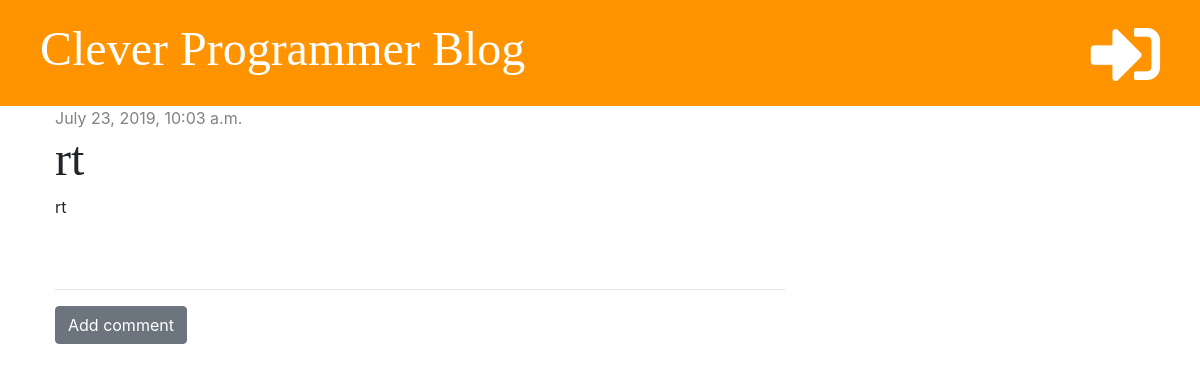
Page /post/33/ on the earlier database version.
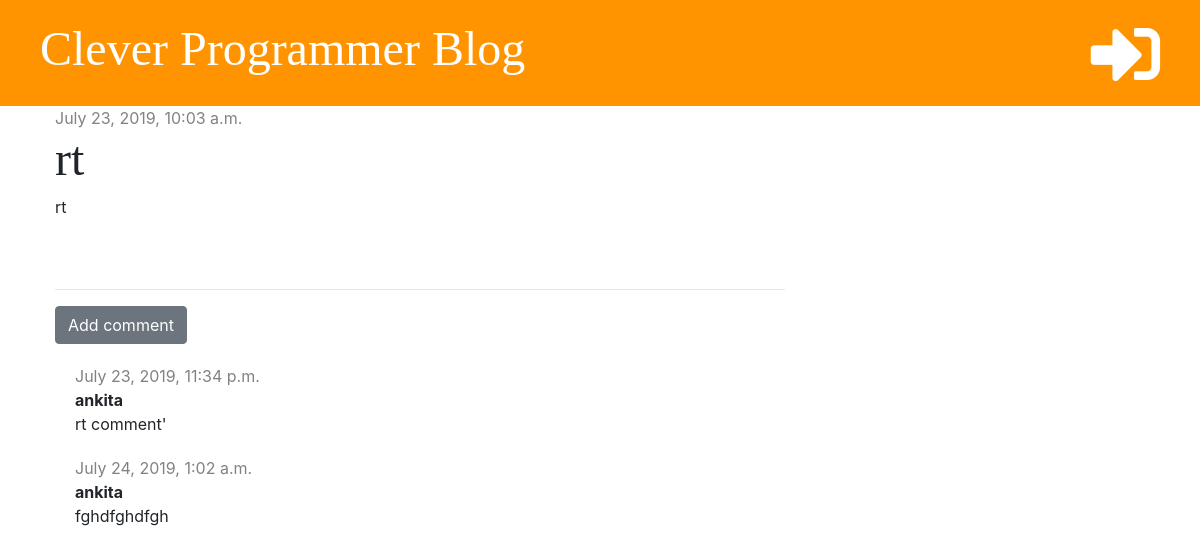
Same page on the later database version.
### blog/models.py (models this page shows, shortened)
class Comment(models.Model):
    post = models.ForeignKey('blog.Post', on_delete=models.CASCADE, related_name='comments')
    author = models.CharField(max_length=200)
    text = models.TextField()
    created_date = models.DateTimeField(default=timezone.now)
    approved = models.BooleanField(default=False)

### blog/views.py (the view)
# urls.py: path('post/<int:pk>/', views.post_detail, name="post_detail"),
def post_detail(request, pk):
    post = get_object_or_404(Post, pk = pk)
    stuff_for_frontend = {'post': post}
    return render(request, 'blog/post_detail.html', stuff_for_frontend)

### blog/templates/blog/post_detail.html (shortened to what this page needs)
{% extends 'blog/base.html' %}
{% block content %}
<div class="post">
    {% if post.published_date  %}
    <div class="date">
        {{ post.published_date }}
    </div>
    {% else %}
      <a href="{% url 'post_publish' pk=post.pk %}" class="btn btn-primary">Publish</a>
    {% endif %}
    <h1>{{ post.title }}</h1>
    <p>{{post.text|linebreaksbr }}</p>
</div>
<hr>
<a href="{% url 'add_comment_to_post' pk=post.pk%}" class="btn btn-secondary">Add comment</a>
{% for comment in post.comments.all %}
  {% if user.is_authenticated or comment.approved %}
    <div class="comment">
      <div class="date">
        {{ comment.created_date }}
      </div>
      <strong>{{ comment.author }}</strong>
      <p>{{ comment.text }}</p>
    </div>
  {% endif %}
  {% empty %}
    <p>No comments yet...</p>
{% endfor %}
{% endblock %}

Differences in the rows shown:
now on this page (row edited): Comment: created_date "July 23, 2019, 11:34 p.m.", author "ankita", text "rt comment'"
added Comment: created_date "July 24, 2019, 1:02 a.m.", author "ankita", text "fghdfghdfgh"
